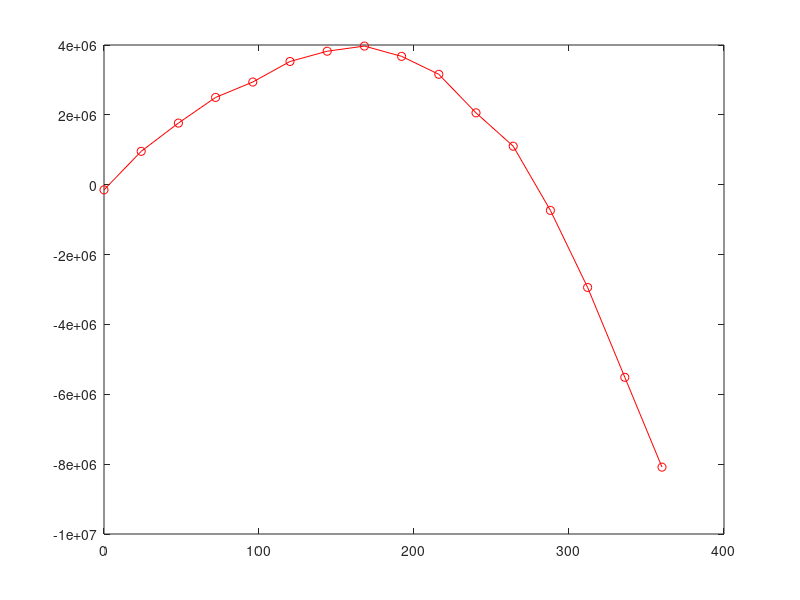

Source code (MATLAB):
N=15;
y=[0 -0.1115 -0.2165 -0.3095 -0.3855 -0.4415 -0.4735 -0.4795 -0.4585 -0.4125 -0.345 -0.2635 -0.1745 -0.0905 -0.0265 0];
X=linspace(0,360,N+1);
h=(X(1)+X(2))/2;
D=[];
for i=1:N+1
    if i==1
        d=(y(i+3)-4*y(i+2)+5*y(i+1)-2*y(i))/h^2;
    elseif i==N+1
        d=(2*y(i)-5*y(i-1)+4*y(i-2)-y(i-3))/h^2;
    else
        d=(y(i+1)-2*y(i)+y(i-1))/h^2;
    end
    D(i)=d;
end
M=D*29*10^6*730;
plot(X,M,'-ro')
        